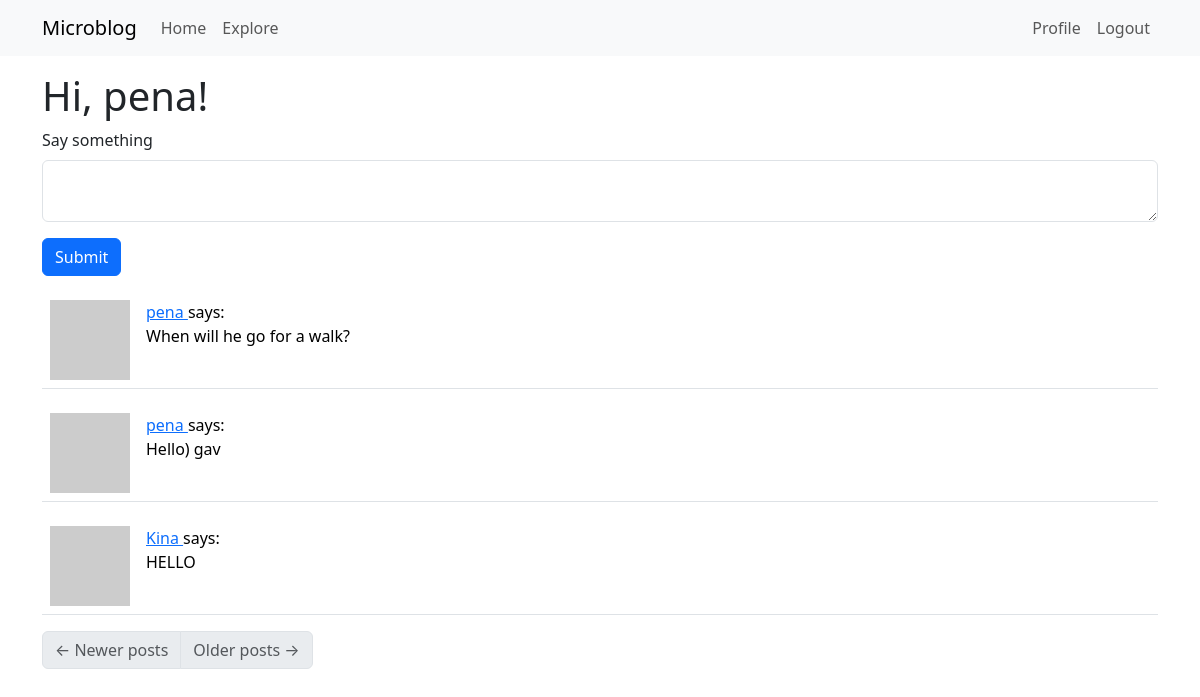
Before: /index (signed in) with the older database file.
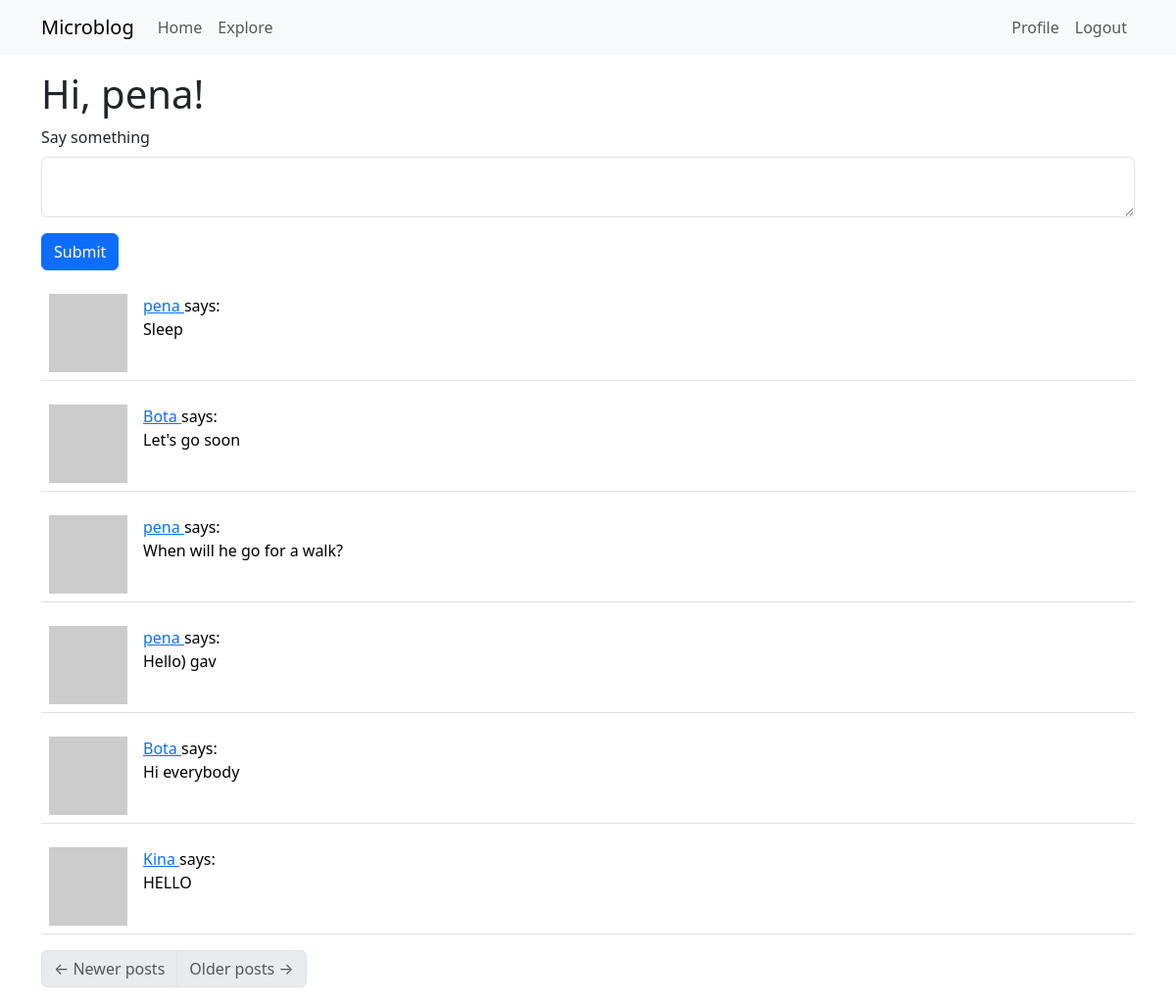
After: the same page with the newer database file.
### app/models.py (models this page shows, shortened)
class Post(db.Model):
    id: so.Mapped[int] = so.mapped_column(primary_key=True)
    body: so.Mapped[str] = so.mapped_column(sa.String(200))
    timestamp: so.Mapped[datetime] = so.mapped_column(
        index=True,
        default=lambda: datetime.now(timezone.utc),
    )
    user_id: so.Mapped[int] = so.mapped_column(sa.ForeignKey(User.id), index=True)
    author: so.Mapped[User] = so.relationship(back_populates="posts")

class User(UserMixin, db.Model):
    id: so.Mapped[int] = so.mapped_column(primary_key=True)
    username: so.Mapped[str] = so.mapped_column(
        sa.String(64),
        index=True,
        unique=True,
    )
    email: so.Mapped[str] = so.mapped_column(
        sa.String(120),
        index=True,
        unique=True,
    )
    password_hash: so.Mapped[Optional[str]] = so.mapped_column(sa.String(260))
    about_me: so.Mapped[Optional[str]] = so.mapped_column(sa.String(200))
    last_seen: so.Mapped[Optional[datetime]] = so.mapped_column(
        default=lambda: datetime.now(timezone.utc)
    )
    posts: so.WriteOnlyMapped["Post"] = so.relationship(back_populates="author")
    following: so.WriteOnlyMapped["User"] = so.relationship(
        secondary=followers,
        primaryjoin=(followers.c.follower_id == id),
        secondaryjoin=(followers.c.followed_id == id),
        back_populates="followers",
    )
    followers: so.WriteOnlyMapped["User"] = so.relationship(
        secondary=followers,
        primaryjoin=(followers.c.followed_id == id),
        secondaryjoin=(followers.c.follower_id == id),
        back_populates="following",
    )
    def avatar(self, size):
        digest = md5(self.email.lower().encode("utf-8")).hexdigest()
        return f"https://www.gravatar.com/avatar/{digest}?d=identicon&s={size}"
    def following_posts(self):
        Author = so.aliased(User)
        Follower = so.aliased(User)
        return (
            sa.select(Post)
            .join(Post.author.of_type(Author))
            .join(Author.followers.of_type(Follower), isouter=True)
            .where(
                sa.or_(
                    Follower.id == self.id,
                    Author.id == self.id,
                )
            )
            .group_by(Post)
            .order_by(Post.timestamp.desc())
        )

### app/routes.py (the view)
@app.route("/", methods=["GET", "POST"])
@app.route("/index", methods=["GET", "POST"])
@login_required
def index():
    form = PostForm()
    if form.validate_on_submit():
        post = Post(body=form.post.data, author=current_user)
        db.session.add(post)
        db.session.commit()
        flash("Yuor post is now live!")
        return redirect(url_for("index"))
    page = request.args.get("page", 1, type=int)
    posts = db.paginate(
        current_user.following_posts(),
        page=page,
        per_page=app.config["POSTS_PER_PAGE"],
        error_out=False,
    )
    next_url = (
        url_for(
            "index",
            page=posts.next_num,
        )
        if posts.has_next
        else None
    )
    prev_url = (
        url_for(
            "index",
            page=posts.prev_num,
        )
        if posts.has_prev
        else None
    )
    return render_template(
        "index.html",
        title="Home",
        form=form,
        posts=posts.items,
        next_url=next_url,
        prev_url=prev_url,
    )

### app/forms.py
class PostForm(FlaskForm):
    post = TextAreaField(
        "Say something",
        validators=[
            DataRequired(),
            Length(min=1, max=200),
        ],
    )
    submit = SubmitField("Submit")

### app/models.py (called while the page is built)
@login.user_loader
def load_user(id: str | int) -> "User":
    return db.session.get(User, int(id))

### app/routes.py (called while the page is built)
@app.before_request
def before_request():
    if current_user.is_authenticated:
        current_user.last_seen = datetime.now(timezone.utc)
        db.session.commit()

### app/templates/index.html
{% extends "base.html" %} {% import "bootstrap_wtf.html" as wtf %} {% block
content %}
<h1>Hi, {{ current_user.username }}!</h1>
{% if form %} {{ wtf.quick_form(form) }} {% endif %} {% for post in posts %} {%
include '_post.html' %} {% endfor %}
<nav aria-label="Post navigation">
  <ul class="pagination">
    <li class="page-item{% if not prev_url %} disabled{% endif %}">
      <a class="page-link" href="{{ prev_url }}">
        <span aria-hidden="true">&larr;</span> Newer posts
      </a>
    </li>
    <li class="page-item{% if not next_url %} disabled{% endif %}">
      <a class="page-link" href="{{ next_url }}">
        Older posts <span aria-hidden="true">&rarr;</span>
      </a>
    </li>
  </ul>
</nav>
{% endblock %}

### app/templates/_post.html
<table class="table table-hover">
  <tr>
    <td width="70px">
      <a href="{{ url_for('user', username=post.author.username) }}">
        <img src="{{ post.author.avatar(70) }}" />
      </a>
    </td>
    <td>
      <a href="{{ url_for('user', username=post.author.username) }}">
        {{ post.author.username }}
      </a>
      says:
      <br />
      {{ post.body }}
    </td>
  </tr>
</table>

Changed rows visible on the page:
added Post: author.username "pena", body "Sleep"
now on this page (row unchanged): Post: author.username "Bota", body "Let's go soon"
now on this page (row unchanged): Post: author.username "Bota", body "Hi everybody"
